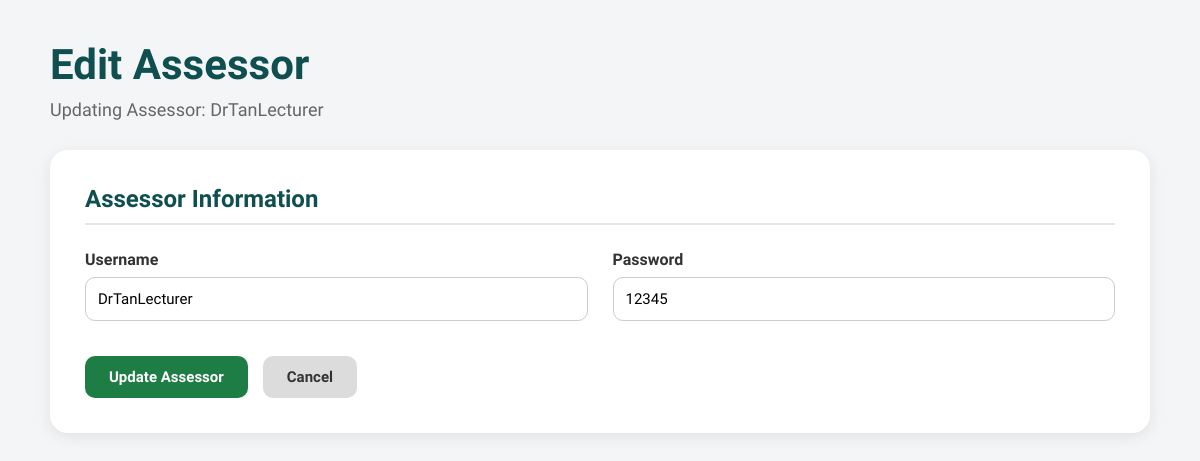
The page /AdminDashboard/AssessorFunctions/EditAssessor.php?id=12 (signed in) on the database its author committed.
### tables this page shows
CREATE TABLE `assesoraccountlist` (
  `AssessorAccountID` int(11) NOT NULL,
  `Password` varchar(100) NOT NULL,
  `Username` varchar(100) NOT NULL,
  `AdminAccountID` int(11) NOT NULL,
  `AssesorType` enum('Lecturer','Supervisor') NOT NULL
);

### ExecutePStatement.php (called while the page is built, shortened)
<?php
function executePreparedStatement($sql, $params) {
    global $conn;
    $stmt = $conn->prepare($sql);
    if (!empty($params)) {
        $stmt->bind_param(str_repeat('s', count($params)), ...$params);
    }
    if (stripos($sql, "SELECT") === 0) {
        $stmt->execute();
        $result = $stmt->get_result();
    } else {
        $result = $stmt->execute();
    }
    return $result;
}
?>

### AdminDashboard/AssessorFunctions/EditAssessor.php (the view, shortened to what this page needs)
<?php
include '../../Connection.php';
include '../../ExecutePStatement.php';
if (isset($_POST['id'])) {
    $AssessorId = $_POST['id'];
}
else if (isset($_GET['id'])) {
    $AssessorId = $_GET['id'];
}
else {
    $AssessorId = null;
}
$AssessorName = "SELECT * FROM assesoraccountlist WHERE AssessorAccountID = ?";
$AssessorResult = executePreparedStatement($AssessorName, [$AssessorId]);
if ($AssessorResult->num_rows > 0) {
    $row = $AssessorResult->fetch_assoc();
    $Name = $row['Username'];
    $Password = $row['Password'];
}
?>
<!DOCTYPE html>
<html lang="en">
<head>
    <link rel="stylesheet" href="../../CssFiles/Add_Edit.css">
</head>
<body>
<div class="container">
    <h1 class="page-title">Edit Assessor</h1>
    <p class="subtitle">Updating Assessor: <?php echo $Name; ?></p>
    <div class="form-card">
        <form action="" method="post">
            <h2 class="section-title">Assessor Information</h2>
            <div class="form-grid">
                <div class="form-group">
                    <label for="username">Username</label>
                    <input type="text" id="username" name="username" value="<?php echo $Name; ?>" required>
                </div>
                <div class="form-group">
                    <label for="password">Password</label>
                    <input type="text" id="password" name="password" value="<?php echo $Password; ?>" required>
                </div>
            </div>
            <div class="button-group">
                <button type="submit" class="btn btn-primary">Update Assessor</button>
                <a href="../Databases/AssessorDatabase.php" class="btn btn-secondary">Cancel</a>
            </div>
        </form>
    </div>
</div>
</body>
</html>

### CssFiles/Add_Edit.css (style rules this page uses)
* { margin: 0; padding: 0; box-sizing: border-box; font-family: "Bricolage Grotesque", sans-serif; }
body { background-color: #f4f5f7; color: #333; padding: 40px; font-family: "Bricolage Grotesque", sans-serif; }
.container { max-width: 1100px; margin: auto; }
.page-title { font-size: 42px; color: #0f4f4f; margin-bottom: 10px; }
.subtitle { color: #666; margin-bottom: 30px; font-size: 18px; text-decoration: none; }
.form-card { background: white; padding: 35px; border-radius: 18px; box-shadow: 0 4px 15px rgba(0,0,0,0.08); }
.section-title { font-size: 24px; color: #0f4f4f; margin-bottom: 25px; border-bottom: 2px solid #e5e5e5; padding-bottom: 10px; }
.form-grid { display: grid; grid-template-columns: 1fr 1fr; gap: 25px; margin-bottom: 35px; }
.form-group { display: flex; flex-direction: column; }
label { margin-bottom: 8px; font-weight: 600; color: #333; }
input, select, textarea { padding: 12px; border: 1px solid #ccc; border-radius: 10px; font-size: 15px; transition: 0.2s ease; }
.button-group { display: flex; gap: 15px; margin-top: 20px; }
.btn { padding: 12px 24px; border: none; border-radius: 10px; cursor: pointer; font-size: 15px; font-weight: bold; text-decoration: none; transition: 0.2s ease; }
.btn-primary { background-color: #1e7c45; color: white; }
.btn-secondary { background-color: #dcdcdc; color: #333; }

### rows shown on the page
assesoraccountlist: Username "DrTanLecturer", username "DrTanLecturer", password "12345"
